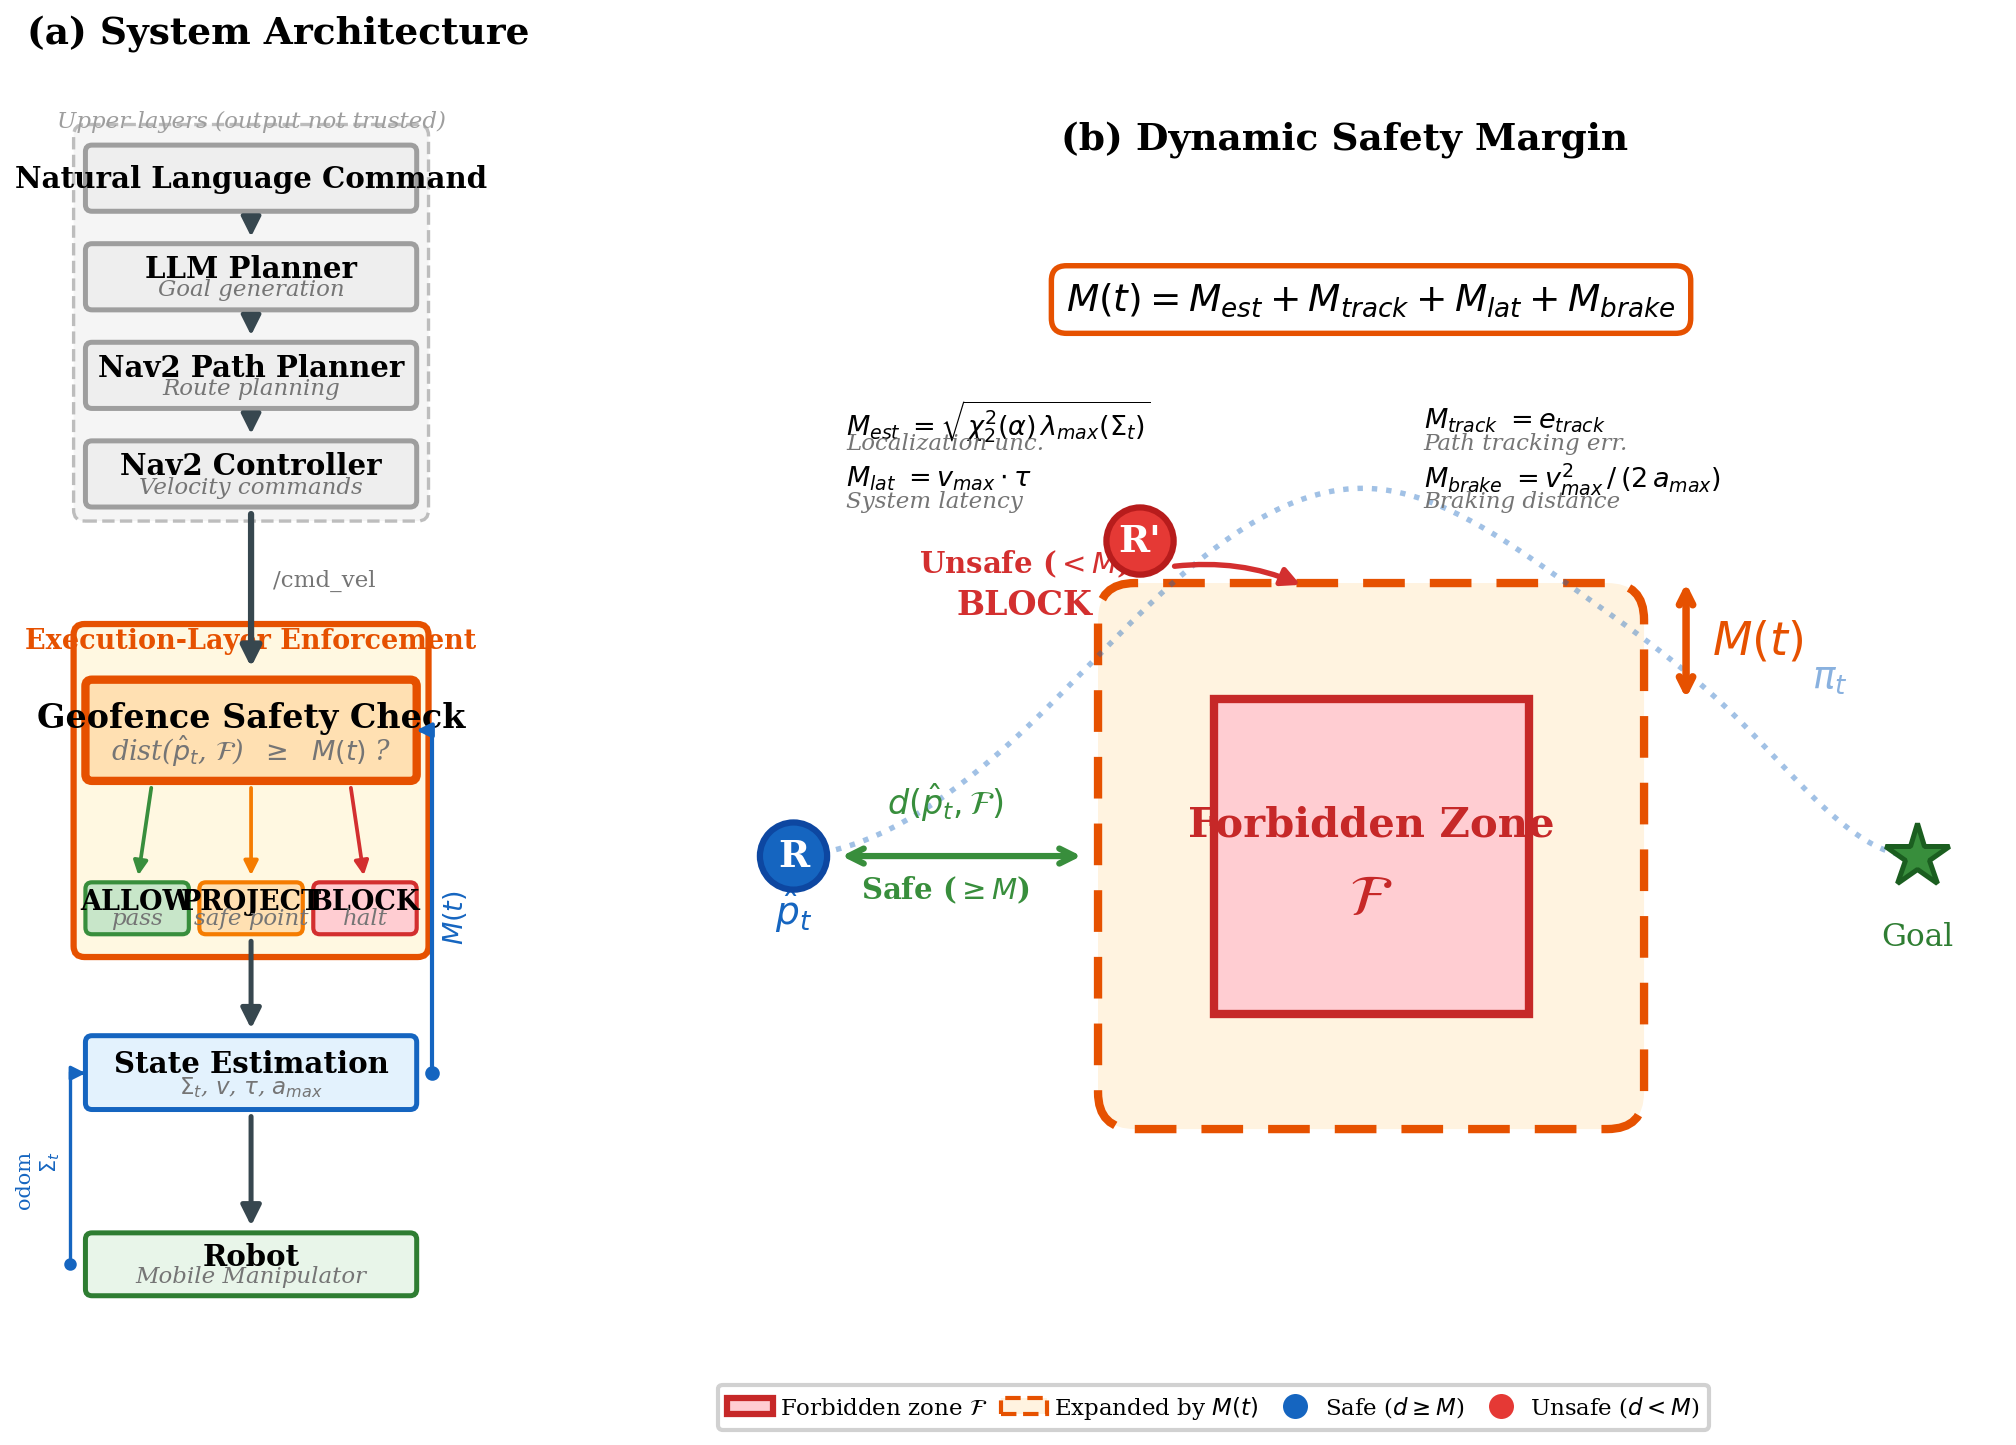

Reproduce this figure in Python.
#!/usr/bin/env python3
"""
System Overview Figure for Paper — 2-panel
(a) System architecture with geofence at execution layer
(b) Spatial view with dynamic safety margin
"""

import matplotlib.pyplot as plt
import matplotlib.patches as mpatches
from matplotlib.patches import FancyBboxPatch, FancyArrowPatch, Rectangle, Circle
from matplotlib.lines import Line2D
import numpy as np

plt.rcParams.update({
    'font.family': 'serif',
    'font.serif': ['Times New Roman', 'DejaVu Serif'],
    'font.size': 8,
    'figure.dpi': 300,
    'savefig.dpi': 300,
    'savefig.bbox': 'tight',
    'text.usetex': False,
})

C = {
    'upper_bg':    '#F5F5F5',
    'upper_box':   '#EEEEEE',
    'upper_edge':  '#9E9E9E',
    'exec_bg':     '#FFF8E1',
    'gf_box':      '#FFE0B2',
    'gf_edge':     '#E65100',
    'state_box':   '#E3F2FD',
    'state_edge':  '#1565C0',
    'robot_box':   '#E8F5E9',
    'robot_edge':  '#2E7D32',
    'allow':       '#388E3C',
    'project':     '#F57C00',
    'block':       '#D32F2F',
    'zone_fill':   '#FFCDD2',
    'zone_edge':   '#C62828',
    'margin_fill': '#FFF3E0',
    'margin_edge': '#E65100',
    'robot_blue':  '#1565C0',
    'arrow':       '#37474F',
    'arrow_fb':    '#1565C0',
    'gray':        '#757575',
}


def rbox(ax, x, y, w, h, label, sub=None, fc='white', ec='#455A64',
         lw=1.2, fs=8, fw='bold', tc='black', zorder=2):
    box = FancyBboxPatch(
        (x, y), w, h,
        boxstyle="round,pad=0.012,rounding_size=0.06",
        facecolor=fc, edgecolor=ec, linewidth=lw, zorder=zorder
    )
    ax.add_patch(box)
    if sub:
        ax.text(x + w/2, y + h*0.63, label, ha='center', va='center',
                fontsize=fs, fontweight=fw, color=tc, zorder=zorder+1)
        ax.text(x + w/2, y + h*0.30, sub, ha='center', va='center',
                fontsize=max(fs-1.5, 5.5), color=C['gray'], style='italic',
                zorder=zorder+1)
    else:
        ax.text(x + w/2, y + h/2, label, ha='center', va='center',
                fontsize=fs, fontweight=fw, color=tc, zorder=zorder+1)


def arr(ax, x1, y1, x2, y2, color='black', lw=1.3, style='-|>',
        conn='arc3,rad=0', zorder=3, ms=10):
    a = FancyArrowPatch(
        (x1, y1), (x2, y2), arrowstyle=style, connectionstyle=conn,
        color=color, linewidth=lw, mutation_scale=ms, zorder=zorder
    )
    ax.add_patch(a)


# ==========================================================
# (a) System Architecture
# ==========================================================
def panel_a(ax):
    ax.set_xlim(-0.3, 4.2)
    ax.set_ylim(-0.5, 11.5)
    ax.set_aspect('equal')
    ax.axis('off')
    ax.set_title('(a) System Architecture', fontsize=9, fontweight='bold', pad=6)

    bw = 3.0
    bh = 0.58
    bx = 0.2
    cx = bx + bw / 2

    # Y positions (top → bottom)
    y_cmd  = 10.2
    y_llm  = 9.3
    y_nav  = 8.4
    y_ctrl = 7.5

    y_gf   = 5.0
    y_dec  = 3.6
    y_st   = 2.0
    y_rob  = 0.3

    # ── Upper Layers bg ──
    ubg = FancyBboxPatch(
        (bx - 0.1, y_ctrl - 0.12), bw + 0.2, y_cmd + bh - y_ctrl + 0.3,
        boxstyle="round,pad=0.02,rounding_size=0.1",
        facecolor=C['upper_bg'], edgecolor='#BDBDBD',
        linewidth=0.8, linestyle='--', zorder=0
    )
    ax.add_patch(ubg)
    ax.text(cx, y_cmd + bh + 0.18,
            'Upper layers (output not trusted)',
            ha='center', fontsize=5.5, color='#9E9E9E', style='italic')

    # Upper boxes
    rbox(ax, bx, y_cmd, bw, bh, 'Natural Language Command',
         fc=C['upper_box'], ec=C['upper_edge'], fs=7)
    rbox(ax, bx, y_llm, bw, bh, 'LLM Planner',
         sub='Goal generation',
         fc=C['upper_box'], ec=C['upper_edge'], fs=7)
    rbox(ax, bx, y_nav, bw, bh, 'Nav2 Path Planner',
         sub='Route planning',
         fc=C['upper_box'], ec=C['upper_edge'], fs=7)
    rbox(ax, bx, y_ctrl, bw, bh, 'Nav2 Controller',
         sub='Velocity commands',
         fc=C['upper_box'], ec=C['upper_edge'], fs=7)

    for yt, yb in [(y_cmd, y_llm), (y_llm, y_nav), (y_nav, y_ctrl)]:
        arr(ax, cx, yt, cx, yb + bh, C['arrow'], lw=1)

    # ── Execution Layer bg ──
    exec_bg = FancyBboxPatch(
        (bx - 0.1, y_dec - 0.2), bw + 0.2, y_gf + 1.15 - y_dec + 0.45,
        boxstyle="round,pad=0.02,rounding_size=0.1",
        facecolor=C['exec_bg'], edgecolor=C['gf_edge'],
        linewidth=1.5, zorder=0
    )
    ax.add_patch(exec_bg)
    ax.text(cx, y_gf + 1.2,
            'Execution-Layer Enforcement',
            ha='center', fontsize=6.5, fontweight='bold', color=C['gf_edge'])

    # Arrow: Controller → Exec layer
    arr(ax, cx, y_ctrl, cx, y_gf + 0.95, C['arrow'], lw=1.5)
    ax.text(cx + 0.2, (y_ctrl + y_gf + 0.95) / 2 + 0.1,
            '/cmd_vel', fontsize=5.5, color=C['gray'], va='center')

    # ── Geofence Safety Check ──
    rbox(ax, bx, y_gf, bw, 0.9, 'Geofence Safety Check',
         sub='dist($\\hat{p}_t$, $\\mathcal{F}$)  $\\geq$  $M(t)$ ?',
         fc=C['gf_box'], ec=C['gf_edge'], lw=2, fs=8)

    # ── Decision row (3 small boxes below geofence) ──
    n_dec = 3
    dec_gap = 0.12
    dec_w = (bw - dec_gap * (n_dec - 1)) / n_dec
    dec_h = 0.45

    labels = ['ALLOW', 'PROJECT', 'BLOCK']
    colors_fc = ['#C8E6C9', '#FFE0B2', '#FFCDD2']
    colors_ec = [C['allow'], C['project'], C['block']]
    subs_dec = ['pass', 'safe point', 'halt']

    for i in range(n_dec):
        dx = bx + i * (dec_w + dec_gap)
        rbox(ax, dx, y_dec, dec_w, dec_h, labels[i],
             sub=subs_dec[i],
             fc=colors_fc[i], ec=colors_ec[i], fs=6.5, lw=1)

    # Arrows from geofence to each decision
    arr(ax, bx + bw*0.2, y_gf, bx + dec_w/2, y_dec + dec_h,
        C['allow'], lw=0.9, ms=7)
    arr(ax, cx, y_gf, cx, y_dec + dec_h,
        C['project'], lw=0.9, ms=7)
    arr(ax, bx + bw*0.8, y_gf, bx + 2*(dec_w+dec_gap) + dec_w/2, y_dec + dec_h,
        C['block'], lw=0.9, ms=7)

    # ── State Estimation ──
    rbox(ax, bx, y_st, bw, 0.65, 'State Estimation',
         sub='$\\Sigma_t$, $v$, $\\tau$, $a_{max}$',
         fc=C['state_box'], ec=C['state_edge'], fs=7)

    # Arrow: State → Geofence (right side, upward)
    se_right = bx + bw + 0.15
    ax.plot([se_right, se_right], [y_st + 0.32, y_gf + 0.45],
            color=C['arrow_fb'], lw=1, zorder=2)
    arr(ax, se_right, y_gf + 0.45, bx + bw + 0.01, y_gf + 0.45,
        C['arrow_fb'], lw=1, ms=7)
    ax.plot(se_right, y_st + 0.32, 'o', color=C['arrow_fb'], ms=2.5, zorder=3)
    ax.text(se_right + 0.08, (y_st + 0.5 + y_gf) / 2,
            '$M(t)$', fontsize=6.5, color=C['arrow_fb'],
            fontweight='bold', rotation=90, va='center', ha='left')

    # ── Robot ──
    rbox(ax, bx, y_rob, bw, 0.55, 'Robot',
         sub='Mobile Manipulator',
         fc=C['robot_box'], ec=C['robot_edge'], fs=7)

    # Arrow: Decision → Robot (through State)
    arr(ax, cx, y_dec, cx, y_st + 0.65, C['arrow'], lw=1.2)
    arr(ax, cx, y_st, cx, y_rob + 0.55, C['arrow'], lw=1.2)

    # Feedback: Robot → State (left side)
    fb_x = bx - 0.15
    ax.plot([fb_x, fb_x], [y_rob + 0.28, y_st + 0.32],
            color=C['arrow_fb'], lw=0.8, zorder=2)
    arr(ax, fb_x, y_st + 0.32, bx - 0.01, y_st + 0.32,
        C['arrow_fb'], lw=0.8, ms=7)
    ax.plot(fb_x, y_rob + 0.28, 'o', color=C['arrow_fb'], ms=2, zorder=3)
    ax.text(fb_x - 0.08, (y_rob + y_st) / 2 + 0.2,
            'odom\n$\\Sigma_t$', fontsize=5, color=C['arrow_fb'],
            rotation=90, va='center', ha='right')


# ==========================================================
# (b) Spatial View
# ==========================================================
def panel_b(ax):
    ax.set_xlim(-2.5, 10)
    ax.set_ylim(-3.0, 7.5)
    ax.set_aspect('equal')
    ax.axis('off')
    ax.set_title('(b) Dynamic Safety Margin', fontsize=9, fontweight='bold', pad=6)

    # Zone
    zx, zy = 2.5, -0.5
    zw, zh = 3.0, 3.0
    zcx, zcy = zx + zw/2, zy + zh/2
    M = 1.1

    # ── Expanded margin ──
    expanded = FancyBboxPatch(
        (zx - M, zy - M), zw + 2*M, zh + 2*M,
        boxstyle="round,pad=0,rounding_size=0.35",
        facecolor=C['margin_fill'], edgecolor=C['margin_edge'],
        linewidth=2, linestyle=(0, (5, 3)), zorder=1
    )
    ax.add_patch(expanded)

    # ── Forbidden zone ──
    zone = Rectangle(
        (zx, zy), zw, zh,
        facecolor=C['zone_fill'], edgecolor=C['zone_edge'],
        linewidth=2, zorder=2
    )
    ax.add_patch(zone)
    ax.text(zcx, zcy + 0.3, 'Forbidden Zone', ha='center', va='center',
            fontsize=10, fontweight='bold', color=C['zone_edge'], zorder=3)
    ax.text(zcx, zcy - 0.4, '$\\mathcal{F}$', ha='center', va='center',
            fontsize=14, fontweight='bold', color=C['zone_edge'], zorder=3)

    # ── M(t) dimension arrow (right side, vertical) ──
    dim_x = zx + zw + M + 0.4
    y_zone_top = zy + zh
    y_exp_top = zy + zh + M
    ax.annotate('', xy=(dim_x, y_zone_top), xytext=(dim_x, y_exp_top),
                arrowprops=dict(arrowstyle='<->', color=C['gf_edge'],
                               lw=1.8, shrinkA=0, shrinkB=0))
    ax.text(dim_x + 0.25, (y_zone_top + y_exp_top) / 2, '$M(t)$',
            fontsize=11, fontweight='bold', color=C['gf_edge'],
            ha='left', va='center')

    # ── Formula box (top center) ──
    ax.text(4.0, 6.3,
            '$M(t) = M_{est} + M_{track} + M_{lat} + M_{brake}$',
            fontsize=9, ha='center', va='center', fontweight='bold',
            bbox=dict(boxstyle='round,pad=0.4', facecolor='white',
                     edgecolor=C['gf_edge'], linewidth=1.3),
            zorder=5)

    # Term breakdown (2×2 grid)
    terms_left = [
        ('$M_{est}$',   '$= \\sqrt{\\chi^2_2(\\alpha)\\,\\lambda_{max}(\\Sigma_t)}$',
         'Localization unc.'),
        ('$M_{lat}$',   '$= v_{max} \\cdot \\tau$',
         'System latency'),
    ]
    terms_right = [
        ('$M_{track}$', '$= e_{track}$',
         'Path tracking err.'),
        ('$M_{brake}$', '$= v^2_{max}\\,/\\,(2\\,a_{max})$',
         'Braking distance'),
    ]

    base_y = 5.15
    for i, (sym, eq, desc) in enumerate(terms_left):
        ty = base_y - i * 0.55
        ax.text(-1.0, ty, f'{sym} {eq}', fontsize=6.5, ha='left', va='center')
        ax.text(-1.0, ty - 0.22, desc, fontsize=5.5, ha='left', va='center',
                color=C['gray'], style='italic')

    for i, (sym, eq, desc) in enumerate(terms_right):
        ty = base_y - i * 0.55
        ax.text(4.5, ty, f'{sym} {eq}', fontsize=6.5, ha='left', va='center')
        ax.text(4.5, ty - 0.22, desc, fontsize=5.5, ha='left', va='center',
                color=C['gray'], style='italic')

    # ── Safe robot (far left) ──
    rx, ry = -1.5, 1.0
    r_safe = Circle((rx, ry), 0.32, facecolor=C['robot_blue'],
                    edgecolor='#0D47A1', lw=1.5, zorder=4)
    ax.add_patch(r_safe)
    ax.text(rx, ry, 'R', ha='center', va='center',
            fontsize=9, fontweight='bold', color='white', zorder=5)
    ax.text(rx, ry - 0.65, '$\\hat{p}_t$', ha='center',
            fontsize=9, color=C['robot_blue'])

    # Distance: safe robot ↔ expanded boundary
    exp_left = zx - M
    arr(ax, rx + 0.38, ry, exp_left - 0.08, ry,
        C['allow'], lw=1.5, style='<->', ms=9)
    mid = (rx + exp_left) / 2
    ax.text(mid, ry + 0.4, '$d(\\hat{p}_t, \\mathcal{F})$',
            fontsize=8, ha='center', color=C['allow'], fontweight='bold')
    ax.text(mid, ry - 0.4, 'Safe ($\\geq M$)',
            fontsize=7, ha='center', color=C['allow'], fontweight='bold')

    # ── Unsafe robot (inside margin, NW of zone) ──
    rx2, ry2 = 1.8, 4.0
    r_un = Circle((rx2, ry2), 0.32, facecolor='#E53935',
                  edgecolor='#B71C1C', lw=1.5, zorder=4)
    ax.add_patch(r_un)
    ax.text(rx2, ry2, "R'", ha='center', va='center',
            fontsize=9, fontweight='bold', color='white', zorder=5)

    # Arrow toward zone
    arr(ax, rx2 + 0.25, ry2 - 0.25, zcx - 0.6, zy + zh + M - 0.05,
        C['block'], lw=1.3, style='-|>', conn='arc3,rad=-0.15', ms=9)
    ax.text(rx2 - 1.1, ry2 - 0.3, 'Unsafe ($< M$)', fontsize=7,
            ha='center', color=C['block'], fontweight='bold')
    ax.text(rx2 - 1.1, ry2 - 0.7, 'BLOCK', fontsize=8,
            ha='center', color=C['block'], fontweight='bold')

    # ── Planned path around zone ──
    try:
        from scipy.interpolate import make_interp_spline
        wx = np.array([-1.5, -0.5, 0.8, 2.0, zcx, 6.0, 7.5, 8.5, 9.2])
        wy = np.array([1.0, 1.3, 2.3, 3.5, 4.5, 3.5, 2.3, 1.3, 1.0])
        spl = make_interp_spline(wx, wy, k=3)
        xs = np.linspace(wx[0], wx[-1], 200)
        ys = spl(xs)
        ax.plot(xs, ys, ':', color=C['robot_blue'], lw=1.3, alpha=0.4, zorder=1)
        ax.text(8.2, 2.6, '$\\pi_t$', fontsize=9, color=C['robot_blue'], alpha=0.5)
    except ImportError:
        pass

    # ── Goal ──
    ax.plot(9.2, 1.0, '*', ms=16, color=C['allow'],
            markeredgecolor='#1B5E20', markeredgewidth=1.2, zorder=4)
    ax.text(9.2, 0.15, 'Goal', fontsize=7.5, ha='center', color='#2E7D32')

    # ── Legend ──
    legend_elements = [
        mpatches.Patch(facecolor=C['zone_fill'], edgecolor=C['zone_edge'],
                      lw=1.5, label='Forbidden zone $\\mathcal{F}$'),
        mpatches.Patch(facecolor=C['margin_fill'], edgecolor=C['margin_edge'],
                      lw=1, linestyle='--', label='Expanded by $M(t)$'),
        Line2D([0], [0], marker='o', color='w', markerfacecolor=C['robot_blue'],
               ms=7, label='Safe ($d \\geq M$)'),
        Line2D([0], [0], marker='o', color='w', markerfacecolor='#E53935',
               ms=7, label='Unsafe ($d < M$)'),
    ]
    ax.legend(handles=legend_elements, loc='lower center', fontsize=5.5,
              ncol=4, framealpha=0.9, bbox_to_anchor=(0.4, -0.15),
              columnspacing=0.6, handletextpad=0.3)


# ==========================================================
def create_figure():
    fig, (ax_a, ax_b) = plt.subplots(
        1, 2, figsize=(7.16, 4.8),
        gridspec_kw={'width_ratios': [0.7, 1.3]}
    )
    panel_a(ax_a)
    panel_b(ax_b)
    plt.tight_layout(w_pad=0.2)
    return fig


if __name__ == '__main__':
    print("Generating 2-panel system overview figure...")
    fig = create_figure()
    base = '/home/jim/ros2_motion_planning_tutorials/figures'
    fig.savefig(f'{base}/fig_system_overview.pdf',
                format='pdf', bbox_inches='tight', pad_inches=0.05)
    fig.savefig(f'{base}/fig_system_overview.png',
                format='png', bbox_inches='tight', pad_inches=0.05, dpi=300)
    print("Saved: fig_system_overview.pdf/png")
